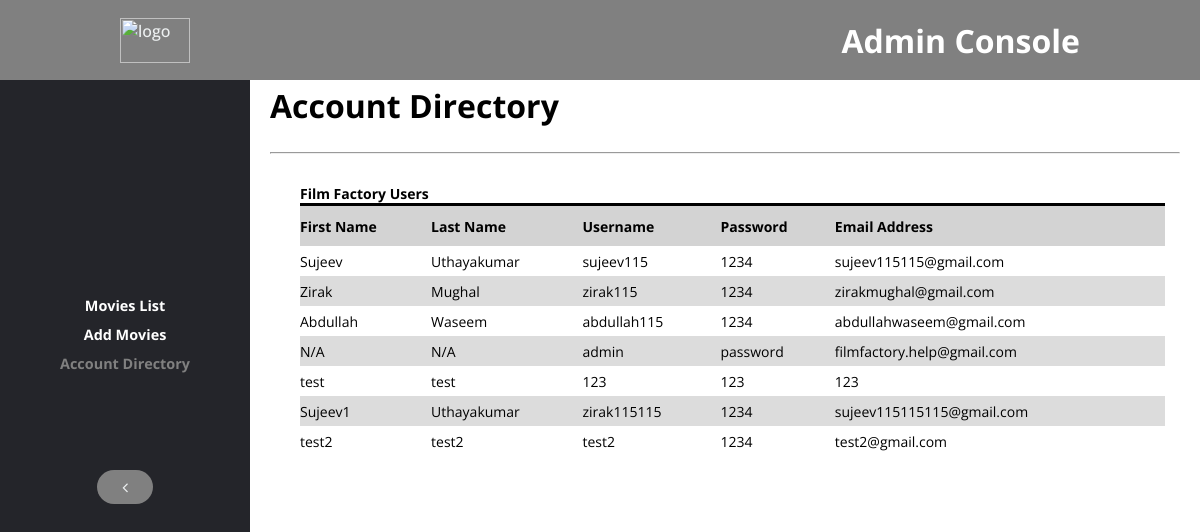
The page /admin_user.php on the database its author committed.
### tables this page shows
CREATE TABLE IF NOT EXISTS `users` (
  `Id` int(10) UNSIGNED NOT NULL AUTO_INCREMENT,
  `FirstName` varchar(100) DEFAULT NULL,
  `LastName` varchar(100) DEFAULT NULL,
  `Username` varchar(50) DEFAULT NULL,
  `Password` varchar(50) DEFAULT NULL,
  `EmailAddress` varchar(200) DEFAULT NULL,
  PRIMARY KEY (`Id`)
);

### admin_user.php (the view, shortened to what this page needs)
<?php
$host="localhost";
$user="root";
$pass="";
$database="theatrebooking";
$db=mysqli_connect($host,$user,$pass,$database);
?>
<html>
    <head>
        <link rel="stylesheet" type="text/css" href="theatrestyles.css">
        <link rel="stylesheet" href="https://maxcdn.bootstrapcdn.com/font-awesome/4.4.0/css/font-awesome.min.css">
        <link rel="stylesheet" href="https://cdnjs.cloudflare.com/ajax/libs/font-awesome/4.7.0/css/font-awesome.min.css">
</head>
<header>
<a class="logo" href="homepage.php"><img src="images/vectortrace.png" alt="logo" height="45px" width="70px"></a>
    <h1 style="color:white;">Admin Console</h1>
</header>
            <nav>
                <a href="admin_movies.php">Movies List</a>
                <a href="admin_addmovies.php">Add Movies</a>
                <a style="color:grey;" href="admin_user.php">Account Directory</a>
                <a style="margin-top:35%;" href="homepage.php"><button style="background-color: grey;"><span class="fa fa-angle-left"></span></button></a>
            </nav>
        <body>
            <h1 style="margin-bottom:25px;">Account Directory</h1><hr>
            <?php
            $query="SELECT * FROM users";
            $result=mysqli_query($db,$query);
            echo "<table>";
            echo "<caption> Film Factory Users </caption>";
            echo "<tr> <th>First Name</th> <th>Last Name</th> <th>Username</th> <th>Password</th> <th>Email Address</th> </tr>";
            while($value=mysqli_fetch_assoc($result)){
                echo "<tr>";
                echo "<td>" . $value['FirstName'] . "</td>";
                echo "<td>" . $value['LastName'] . "</td>";
                echo "<td>" . $value['Username'] . "</td>";
                echo "<td>" . $value['Password'] . "</td>";
                echo "<td>" . $value['EmailAddress'] . "</td>";
                echo "</tr>";
                }
              echo "</table>";
            ?>
        </body>
</html>

### theatrestyles.css (style rules this page uses)
html { font-family: 'Open Sans', sans-serif; background-color: black; --top-spacing:7%; }
hr { color:black; }
* { box-sizing:border-box; margin:0; padding:0; }
li, a, button { font-weight:500; font-size:16px; color:#edf0f1; text-decoration:none; }
header { height:10%; z-index: 9; position: fixed; top:0; left:0; display:flex; justify-content: flex-end; align-items:center; padding:10px 10%; background-color:#24252A; position: fixed; top: 0; width: 100%; }
button { padding: 9px 25px; margin-right:auto; background-color:rgba(0,136,169,1); border:none; border-radius:50px; cursor:pointer; transition: all 0.3s ease 0s; }
.logo { cursor:pointer; margin-right:auto; }
.fa { background-color: inherit; }
body { scroll-padding-top: var(--top-spacing); margin: var(--top-spacing) auto; padding: 0 20px; }

### admin_user.php (style rules this page uses)
* { box-sizing:border-box; }
nav a { display: inline-block; text-decoration: none; padding: 5px 15px; font-size: 0.9em; font-weight:bold; color: white; }
nav { position:fixed; top:0; left:0; width:250px; height:100%; background:#24252A; display:flex; flex-direction:column; align-items:center; justify-content:center; }
html { background-color:white; }
header { background-color:grey; }
body { margin-left:250px; }
table { font-size:14px; margin:30px; text-align: left; border-collapse: collapse; width:95%; }
caption { text-align: left; font-weight:bold; border-bottom:3px solid black; }
th { background-color:#D3D3D3; font-weight: bold; height:40px; }
tr { height:30px; }
tbody tr:nth-child(odd) { background-color:#DCDCDC; }

### rows shown on the page
users: FirstName "Sujeev", LastName "Uthayakumar", Username "sujeev115", Password "1234", EmailAddress "sujeev115115@gmail.com"
users: FirstName "Zirak", LastName "Mughal", Username "zirak115", Password "1234", EmailAddress "zirakmughal@gmail.com"
users: FirstName "Abdullah", LastName "Waseem", Username "abdullah115", Password "1234", EmailAddress "abdullahwaseem@gmail.com"
users: FirstName "N/A", LastName "N/A", Username "admin", Password "password", EmailAddress "filmfactory.help@gmail.com"
users: FirstName "test", LastName "test", Username "123", Password "123", EmailAddress "123"
users: FirstName "Sujeev1", LastName "Uthayakumar", Username "zirak115115", Password "1234", EmailAddress "sujeev115115115@gmail.com"
users: FirstName "test2", LastName "test2", Username "test2", Password "1234", EmailAddress "test2@gmail.com"
